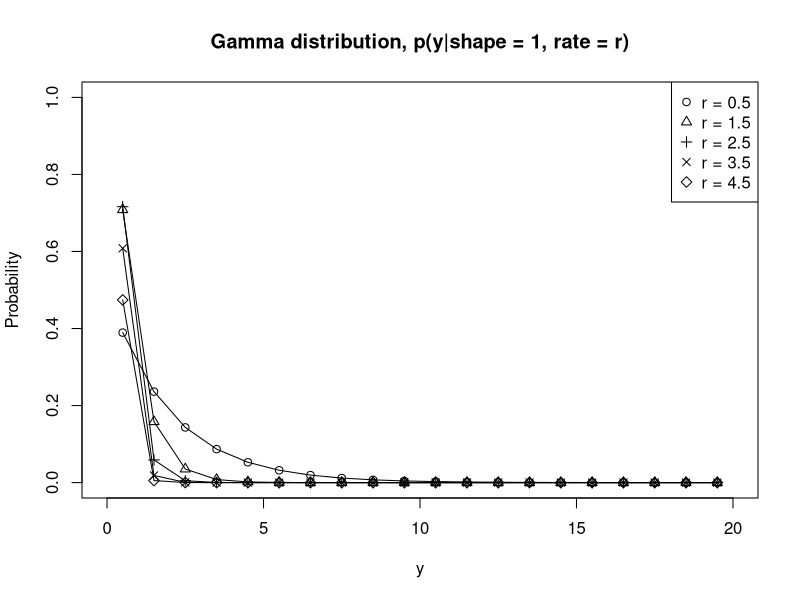
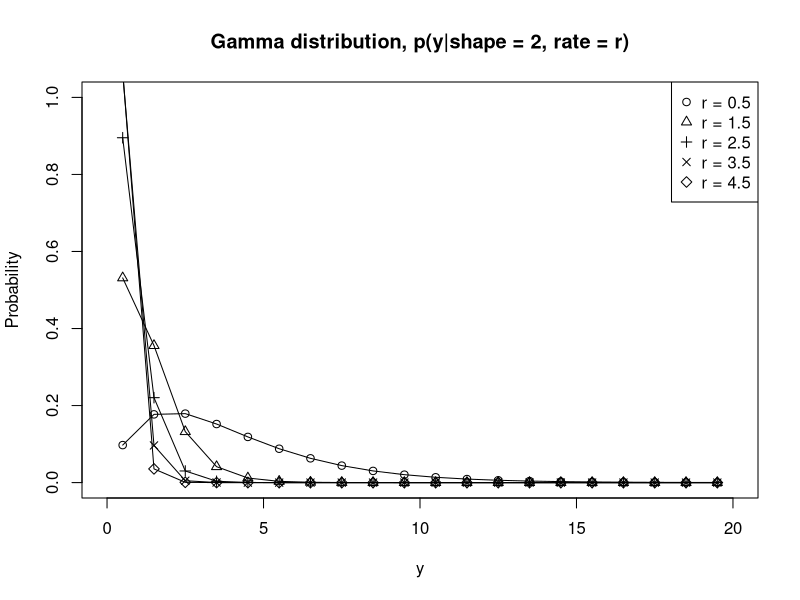
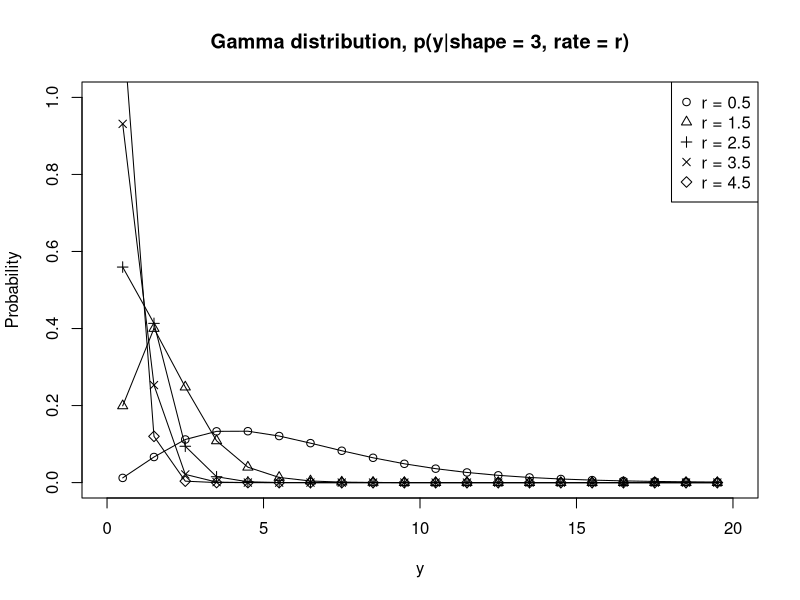
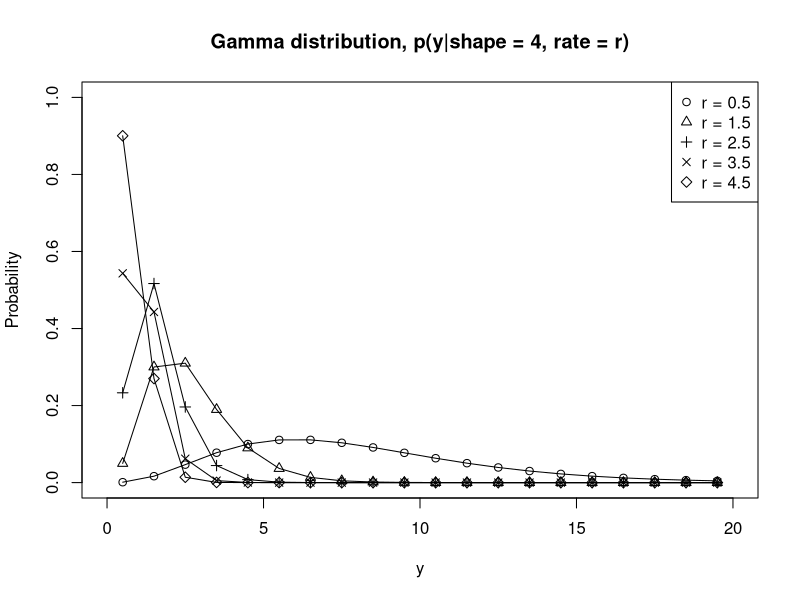
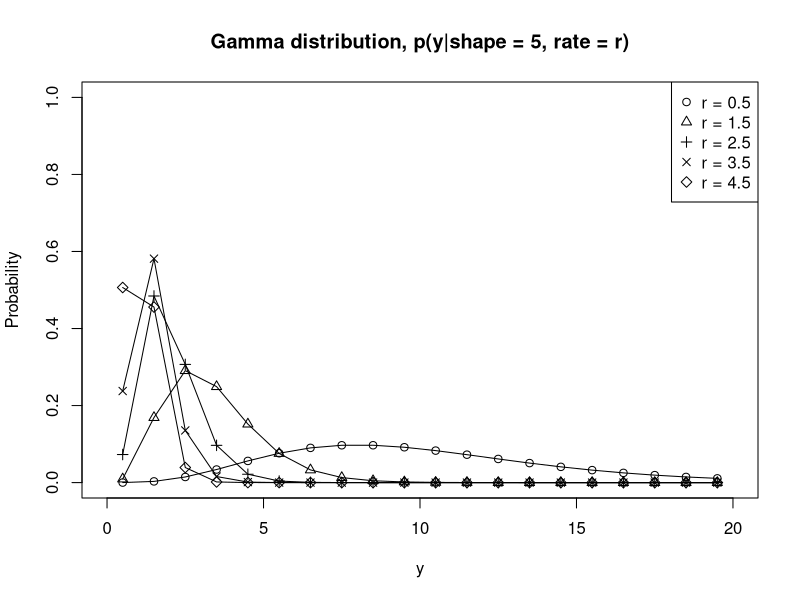
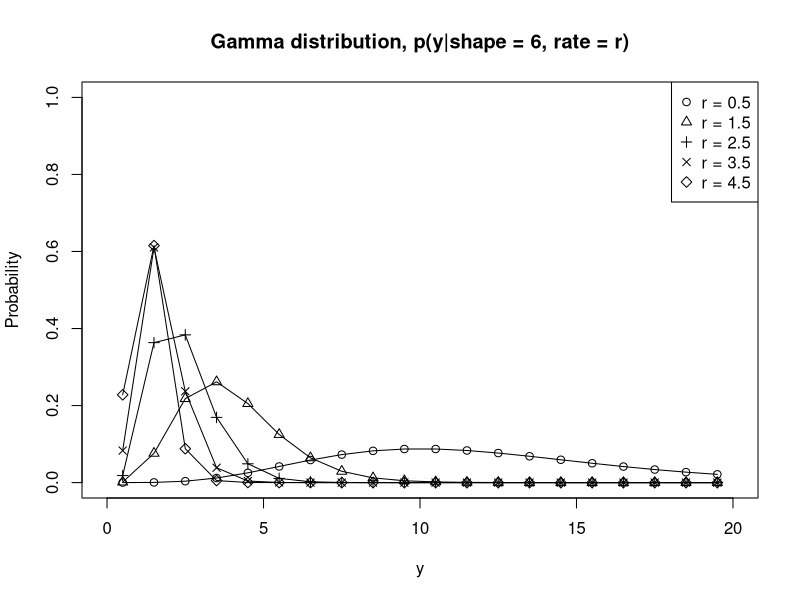
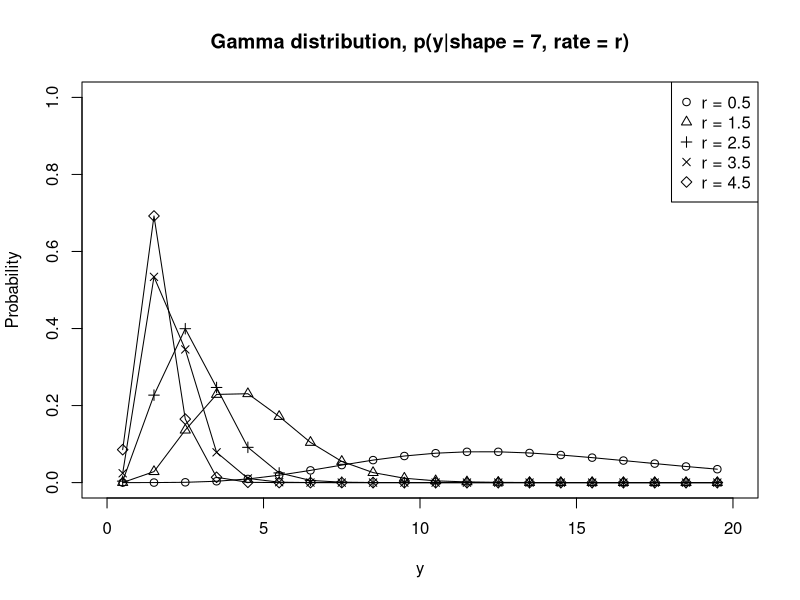
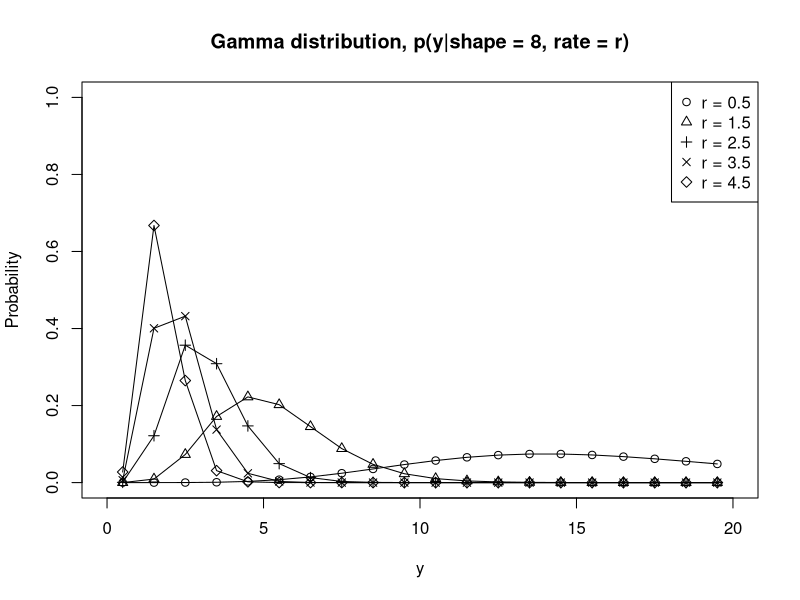

R code for these plots, in order:
rs <- seq(0.5, 4.5, by = 1.0)
ys <- seq(0.5, 19.5, by = 1.0)
xl <- "y"
yl <- "Probability"
legends <- paste0("r = ", rs)
for (s in 1:20) {
  title <- paste0("Gamma distribution, p(y|shape = ", s, ", rate = r)")
  plot(0, 0, type = "n", xlim = c(0, 20), ylim = c(0.0, 1.0), main = title, xlab = xl, ylab = yl)
  for (i in 1:5) {
    lines(ys, dgamma(ys, s, rs[i]), type = "l")
    points(ys, dgamma(ys, s, rs[i]), pch = i)
  }
  legend("topright", legend = legends, pch = 1:5)
}
